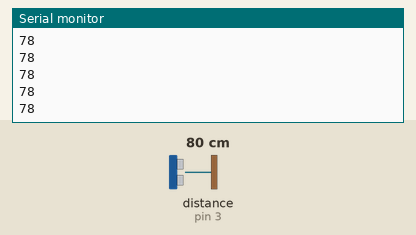
Recording of a sketch running on a simulated Arduino Uno, built with avr-gcc and run on an emulated ATmega328P. On the bench: the last lines printed to the serial monitor. Wiring (inferred from the names in the program): ultrasonic range finder: trigger pin 2; echo pin 3. The test bench sets the inputs (shaded band); at power-on: distance to the obstacle (sensor on pin 3) 80 cm. The echo pulse lasts 58.3 µs per cm.

Above: at 1.2 s.
1.3 s: distance to the obstacle (sensor on pin 3) set to 2 cm
At 1.37 s:
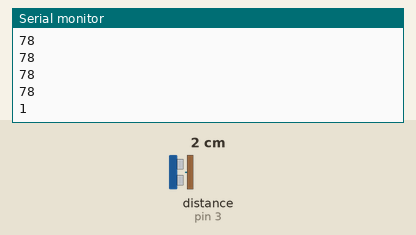
2.8 s: distance to the obstacle (sensor on pin 3) set to 4 cm
At 2.89 s:
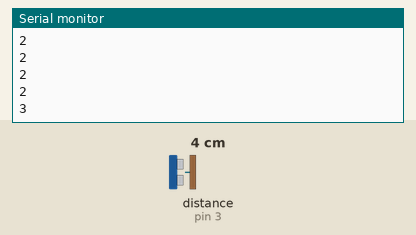
Timing chart, 0 to 5.8 s (numbered marks = the images above; inputs shaded):
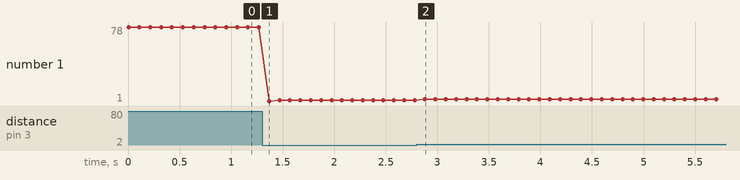

The sketch:

ultrasonicrobot.ino
```cpp
const int trigPin1 = 2;
const int echoPin1 = 3;


long duration1;
int distanceCm1;


void setup() { // Initializes the interface to the LCD screen, and specifies the dimensions (width and height) of the display
pinMode(trigPin1, OUTPUT);
pinMode(echoPin1, INPUT);

Serial.begin(9600);


}
void loop() {

digitalWrite(trigPin1, LOW);
delayMicroseconds(2);
digitalWrite(trigPin1, HIGH);
delayMicroseconds(10);
digitalWrite(trigPin1, LOW);
duration1 = pulseIn(echoPin1, HIGH);
distanceCm1= duration1*0.034/2;

  Serial.println(distanceCm1);

  delay(100);


}
```

Measured:
- after the input at 1.3 s, the serial monitor: prints a new line after 0.07 s (image 1)
- after the input at 2.8 s, the serial monitor: prints a new line after 0.08 s (image 2)
- plotted number 1: 78 → 2 after the input at 1.3 s, 2 → 3 after the input at 2.8 s
